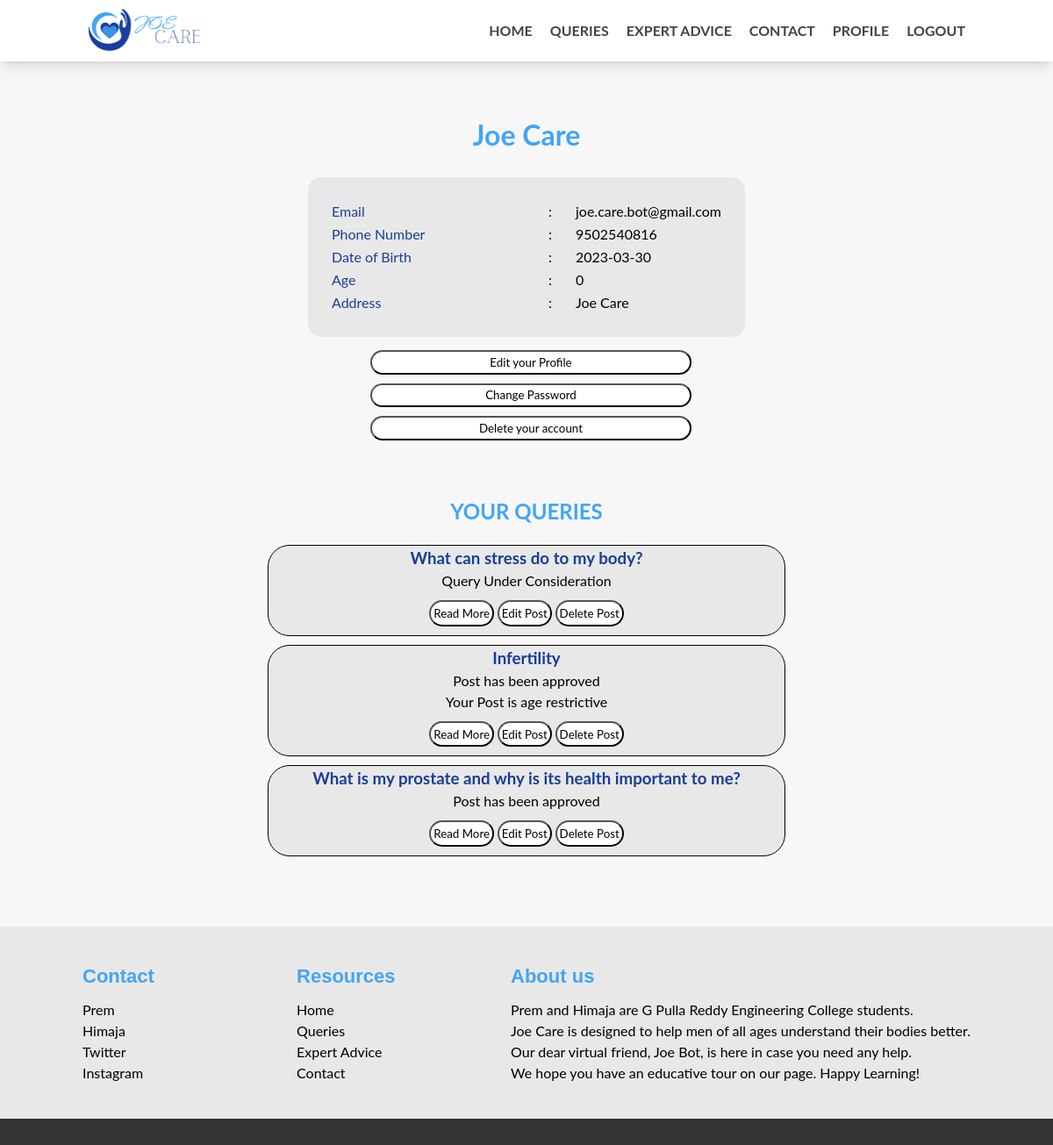
Screenshot of /profile (signed in) with the database file from the repository.
### tables this page shows
CREATE TABLE "ApprovePosts" (
	"id"	INTEGER NOT NULL UNIQUE,
	"userId"	INTEGER NOT NULL,
	"title"	TEXT NOT NULL,
	"desc"	TEXT NOT NULL,
	"anonymous"	TEXT NOT NULL,
	"name"	TEXT NOT NULL,
	"email"	TEXT NOT NULL,
	"age"	TEXT NOT NULL,
	"mod"	TEXT NOT NULL,
	"app"	TEXT NOT NULL,
	"ageres"	TEXT NOT NULL,
	PRIMARY KEY("id" AUTOINCREMENT),
	FOREIGN KEY("userId") REFERENCES "Users"("id")
);

### app.py (the view)
@app.route("/profile")
@login_required
def profile():
    posts = Query.get_posts_profile(curr_user.id)
    posted = False
    if len(posts) > 0:
        posted = True
    return render_template("profile.html", name = curr_user.name, dob = curr_user.dob, age = curr_user.age,
       add = curr_user.add, phno = curr_user.phno, email = curr_user.email, logged = curr_user.get_user(),
       posts = posts, posted = posted)

### Query.py (called while the page is built)
    def get_posts_profile(userid):
        con = sqlite3.connect("joecare.db")
        c = con.cursor()
        try:
            sql_select_query = "select * from approvePosts where userid = ? order by id desc;"
            c.execute(sql_select_query, (userid,))
            record = c.fetchall()
        finally:
            con.commit()
            c.close()
            con.close()
        return record

### app.py (called while the page is built)
@login_manager.user_loader
def load_user(userid):
    return LoginUser(userid)

@app.before_request
def before_request():
    session.permanent = True
    app.permanent_session_lifetime = timedelta(minutes=20)
    session.modified = True
    g.user = current_user

    def get_user(self):
        return self.login

### templates/profile.html (shortened to what this page needs)
	<!doctype html>
<html>
<head>
	<link rel="stylesheet" href="{{url_for('static', filename = 'stylesheets/nav.css') }}" media="screen">
	<link rel="stylesheet" href="{{url_for('static', filename = 'stylesheets/footer.css') }}" media="screen">
	<link rel="stylesheet" href="{{url_for('static', filename = 'stylesheets/form.css') }}" media="screen">
</head>
<body>
	<header>
			<div class="wrapper">
				<div class="logo">
					<a href="/"><img src="{{url_for('static', filename = 'images/logo.png') }}" alt="Joe Care"></a>
				</div>
				<div class="navbar">
					<nav>
						<ul>
							<li><a href="/">Home</a></li>
							<li><a href="/query">Queries</a></li>
							<li><a href="/expert">Expert Advice</a></li>
							<li><a href="#foot">Contact</a></li>
							{% if logged == True %}
							<li><a href = "/profile">Profile</a></li>
							<li><a href = "/logout">Logout</a></li>
							{% else %}
							<li><a href = "/login">Login</a></li>
							{% endif %}
						</ul>
					</nav>
				</div>
			</div>
		</header>
		<div class="container">
		</div>
	<h1 style="text-align: center;color: #42a5f5;">{{name}}</h1>
	<br>
		<table style="margin-left: auto;
	  margin-right: auto; font-size: 1rem; background-color: #E8E8E8; border-radius: 15px; padding: 25px">
			<tr>
				<td style="text-align: left;color: #183e97; width: 50%">Email</td>
				<td style="text-align: center; padding: 0px 25px;">:</td>
				<td style="text-align: left;">{{email}}</td>
			  </tr>
			<tr>
				<td style="text-align: left;color: #183e97; width: 50%">Phone Number</td>
				<td style="text-align: center; padding: 0px 25px;">:</td>
				<td style="text-align: left;">{{phno}}</td>
			  </tr>
			  <tr>
				<td style="text-align: left; color:#183e97; width: 50%">Date of Birth</td>
				<td style="text-align: center; padding: 0px 25px;">:</td>
				<td style="text-align: left;">{{dob}}</td>
			  </tr>
			  <tr>
				<td style="text-align: left;color:#183e97; width: 50%">Age</td>
				<td style="text-align: center; padding: 0px 25px;">:</td>
				<td style="text-align: left;">{{age}}</td>
			  </tr>
			  <tr>
				<td style="text-align: left;color:#183e97; width: 50%">Address</td>
				<td style="text-align: center; padding: 0px 25px;">:</td>
				<td style="text-align: left;">{{add}}</td>
			  </tr>
		  </table>
		<div style="margin: 10px auto;">
		 <a href="/editprofile"><button style="padding: .5%; background-color: white; border-radius: 15px; width: 100%; margin: 5px;">Edit your Profile</button></a>
		 <a href="/changepassword"><button style="padding: .5%; background-color: white; border-radius: 15px; width: 100%; margin: 5px">Change Password</button></a>
		 <a href="/delacc"><button style="padding: .5%; background-color: white; border-radius: 15px; width: 100%; margin: 5px">Delete your account</button></a>
	</div>
	<br><br>
	{% if posted %}
	<h2 style="text-align: center; color: #42a5f5">YOUR QUERIES</h2>
	<div style="margin: 10px">
	{% for record in posts %}
	<div style="text-align: center; background-color: #E8E8E8; width: 50%; margin: 10px auto; border-radius:25px; border: 0.8px solid">
		<h3 style="color:#183e97">{{record[2]}}</h3>
		{% if record[8] == "True" %}
			<p>Query Under Consideration</p>
		{% else %}
			{% if record[9] == "True" %}
				<p>Post has been approved</p>
				{% if record[10] == "True" %}
					<p>Your Post is age restrictive</p>
				{% endif %}
			{% else %}
				<p>Post has not been approved. Contact us if you think it is a mistake</p>
			{% endif %}
		{% endif %}
		<div style="margin: 10px;">
		 <a href="{{url_for('querypost', postid=record[0])}}"><button style="padding: .5%; background-color: white; border-radius: 15px">Read More</button></a>
		<a href="{{url_for('editpost', postid=record[0])}}"><button  style="padding: .5%; background-color: white; border-radius: 15px">Edit Post</button></a>
		<a href="{{url_for('deletepost', postid=record[0])}}"><button  style="padding: .5%; background-color: white; border-radius: 15px">Delete Post</button></a></div>
		</div>
	{% endfor %}
	{% else %}
	<h2 style="text-align: center; color:#42a5f5" >NO QUERIES BY YOU</h2>
	{% endif %}
	</div>
	<div class="container"></div>
<footer id="foot">
  <section class="ft-main">
    <div class="ft-main-item">
        <h2 class="ft-title" style="color: #42a5f5;">Contact</h2>
        <ul>
          <li><a href="https://www.linkedin.com/in/prem-jain801/" style="color: black">Prem</a></li>
          <li><a href="https://www.linkedin.com/in/k-naga-himaja/" style="color: black">Himaja</a></li>
          <li><a href="https://twitter.com/KNagaHimaja" style="color: black">Twitter</a></li>
          <li><a href="https://www.instagram.com/prem_jain_801/" style="color: black">Instagram</a></li>
        </ul>
      </div>
      <div class="ft-main-item">
        <h2 class="ft-title" style="color: #42a5f5;">Resources</h2>
        <ul>
          <li><a href="/" style="color: black">Home</a></li>
          <li><a href="/query" style="color: black">Queries</a></li>
          <li><a href="/expert" style="color: black">Expert Advice</a></li>
          <li><a href="#foot" style="color: black">Contact</a></li>
        </ul>
      </div>
    <div class="ft-main-item">
      <h2 class="ft-title" style="color: #42a5f5;">About us</h2>
      <ul style="color: black">
        <p style="text-align: justify;">Prem and Himaja are G Pulla Reddy Engineering College students.</p>
        <p style="text-align: justify;">Joe Care is designed to help men of all ages understand their bodies better.</p>
        <p style="text-align: justify;">Our dear virtual friend, Joe Bot, is here in case you need any help. </p>
        <p style="text-align: justify;">	We hope you have an educative tour on our page. Happy Learning!</p>
      </ul>
    </div>
  </section>
  <section class="ft-legal">
  </section>
</footer>
</body>
</html>

### static/stylesheets/nav.css (style rules this page uses)
*, *::before, *::after { box-sizing: border-box; line-height: 1.5em; }
html { font-size: 16px; scroll-behavior: smooth; -webkit-text-size-adjust: 100%; }
body { margin: 0; font-family: "Open Sans", sans-serif; background-color: #f7f7f7; }
header { background-color: #ffffff; box-shadow: 0 10px 15px -3px rgba(0, 0, 0, 0.1), 0 4px 6px -4px rgba(0, 0, 0, 0.1); padding: 10px 20px; }
header .wrapper { max-width: 1000px; margin: 0 auto; display: flex; flex-wrap: wrap; align-items: center; justify-content: space-between; }
header .logo img { height: 50px; display: block; }
.navbar { position: fixed; top: 0; left: 100%; margin: 0; width: 100%; height: 100%; background-color: white; padding: 20px; transition: left 0.3s; }
.navbar ul { all: unset; list-style-type: none; display: flex; flex-direction: column; align-items: center; gap: 25px; }
.navbar ul a { all: unset; color: #444444; text-transform: uppercase; cursor: pointer; font-weight: bold; font-size: 28px; }
.container { max-width: 900px; margin: 0 auto; padding: 30px; }
@media (min-width: 550px) { .navbar { all: unset; display: block; } }
@media (min-width: 550px) { .navbar ul { flex-direction: row; gap: 20px; } }
@media (min-width: 550px) { .navbar ul a { font-size: inherit; } }

### static/stylesheets/footer.css (style rules this page uses)
* { box-sizing: border-box; font-family: "Lato", sans-serif; margin: 0; padding: 0; }
ul { list-style: none; padding-left: 0; }
footer { background-color: #E8E8E8; color: #bbb; line-height: 1.5; }
footer a { text-decoration: none; color: #eee; }
.ft-title { color: #fff; font-family: "Arial"; font-size: 1.375rem; padding-bottom: 0.625rem; }
body { display: flex; min-height: 100vh; flex-direction: column; }
.container { flex: 1; }
.ft-main { padding: 1.25rem 1.875rem; display: flex; flex-wrap: wrap; }
@media only screen and (min-width: 29.8125rem ) { .ft-main { justify-content: space-evenly; } }
.ft-main-item { padding: 1.25rem; min-width: 12.5rem; }
.ft-legal { padding: 0.9375rem 1.875rem; background-color: #333; }

### static/stylesheets/form.css (style rules this page uses)
* { box-sizing: border-box; }

### rows the page displays
ApprovePosts: title "What can stress do to my body?", mod "Query Under Consideration"
ApprovePosts: title "Infertility", mod "Post has been approved"
ApprovePosts: title "What is my prostate and why is its health important to me?", mod "Post has been approved"

### other values shown
{{ name }} "Joe Care"
{{ email }} "joe.care.bot@gmail.com"
{{ phno }} "9502540816"
{{ dob }} "2023-03-30"
{{ age }} "0"
{{ add }} "Joe Care"
